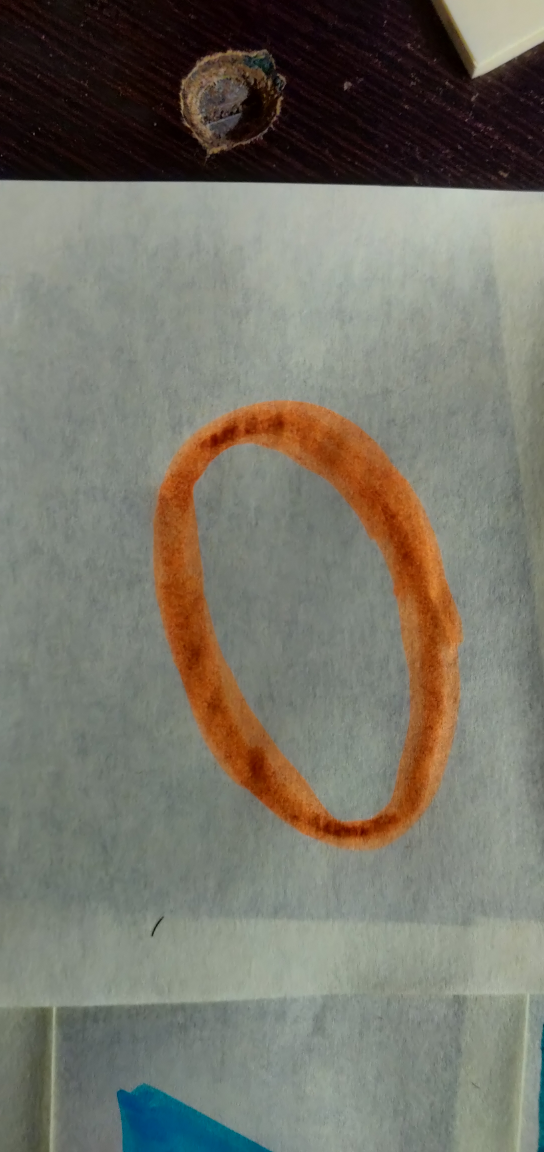
#> input picture negatives/IMG_20210818_214015.jpg, 2176 x 4608 px, given in place of the camera (shown at 1/4 size)
$ python bulker.py
#> lines starting #> are read from the running program, lines starting #| are printed output that depends on the picture; after the words box and inside, x2 and y2 are one past the last pixel; in counts of white or black regions, pixels touching at a corner belong together
import cv2 as cv

video = cv.VideoCapture(0)
bulker_cascade = cv.CascadeClassifier('/home/arpitjain/Desktop/Code/tabxolabs/Bulker_Positioning/bulker_cascade.xml')


while True:
    ret, frame = video.read()
#> frame is the input picture: shape (4608, 2176, 3); mean B, G, R 105.4, 116.6, 118.8
    # frame = cv.imread('/home/arpitjain/Desktop/Code/tabxolabs/Bulker_Positioning/positives/jrg67jh7.jpg')
    frame = cv.resize(frame, (700,500))
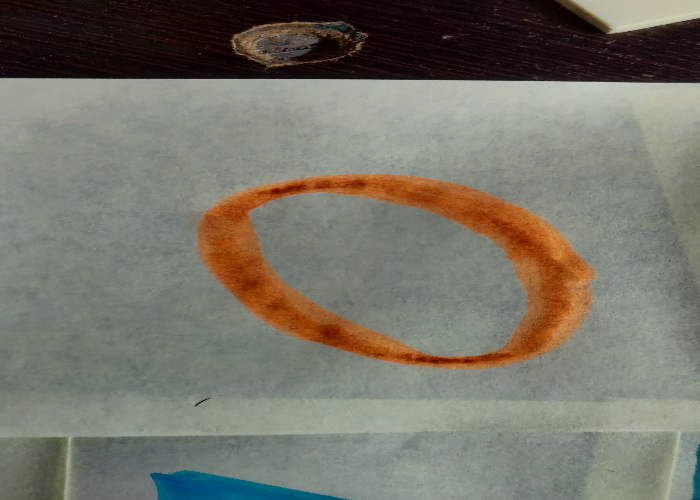
#> frame: shape (500, 700, 3); mean B, G, R 105.3, 116.5, 118.6
    frame_gray = cv.cvtColor(frame, cv.COLOR_BGR2GRAY)
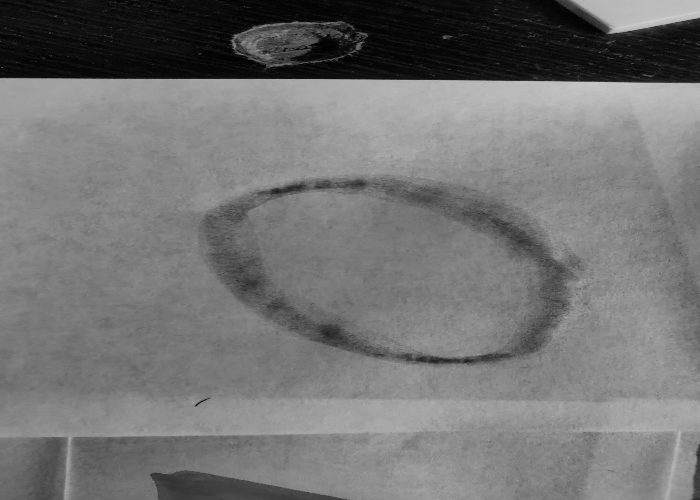
#> frame_gray: shape (500, 700); min 1, max 207, mean 115.9

    detections = bulker_cascade.detectMultiScale(frame_gray,
                                            scaleFactor=3,
                                            minNeighbors=10,
                                            minSize=(90,90),
                                            flags=cv.CASCADE_SCALE_IMAGE)
#> detections = ()

    # cv.rectangle(frame, (r_x,r_y), (r_w,r_h), (0,0,0), thickness=3)
    cv.circle(frame, (350,250), 150, (0,0,0), 4)
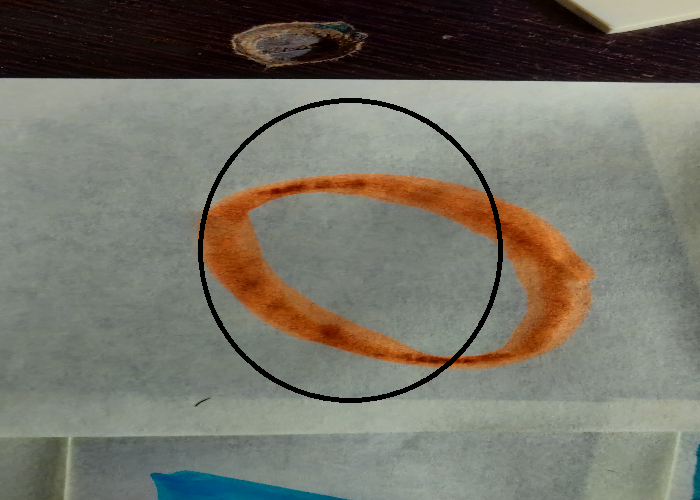
#> frame: shape (500, 700, 3); 1.32% of pixels changed, all inside (x1, y1, x2, y2) = (198, 98, 503, 403)


    if(len(detections) > 0):
        (t_x,t_y,t_w,t_h) = detections[0]
        if (t_x<=180) :
            cv.rectangle(frame, (t_x,t_y), (t_x+t_w,t_y+t_h), (0,0,255), thickness=3)
            cv.putText(frame, 'Move Forward', (250,80), cv.FONT_HERSHEY_COMPLEX, 1, (0,0,255), 2)
        elif ((t_x+t_w)>=520):
            cv.rectangle(frame, (t_x,t_y), (t_x+t_w,t_y+t_h), (0,0,255), thickness=3)
            cv.putText(frame, 'Move Backward', (250,80), cv.FONT_HERSHEY_COMPLEX, 1, (0,0,255), 2)
        else:
            cv.rectangle(frame, (t_x,t_y), (t_x+t_w,t_y+t_h), (0,255,0), thickness=3)
            cv.putText(frame, 'STOP!', (250,80), cv.FONT_HERSHEY_COMPLEX, 2, (0,0,255), 2)
        print(f'Number of faces detected = {len(detections)}')
    elif (len(detections) == 0):
        print('Number of faces detected = 0')


    cv.imshow('frame', frame)
    if cv.waitKey(10) & 0xFF==ord('q'):
#> (key q is pressed here)
        break


video.release()
cv.destroyAllWindows()

$ run again, on negatives/IMG_20210818_214019.jpg
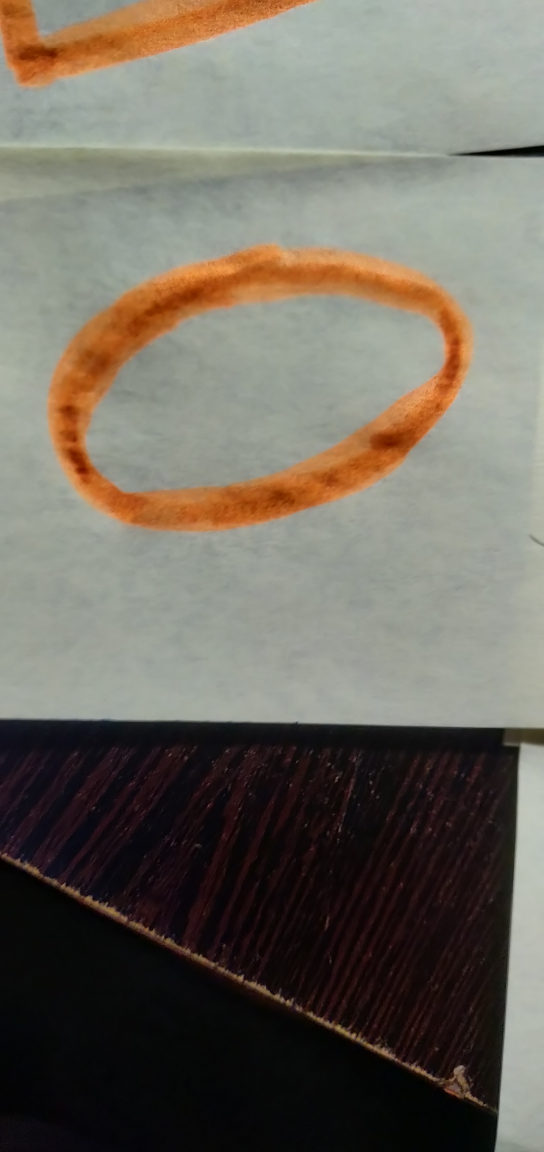
#> input picture negatives/IMG_20210818_214019.jpg, 2176 x 4608 px, given in place of the camera (shown at 1/4 size)
#> frame is the input picture: shape (4608, 2176, 3); mean B, G, R 95.7, 106.5, 112.3
#> `frame_gray = cv.cvtColor(frame, cv.COLOR_BGR2GRAY)`:
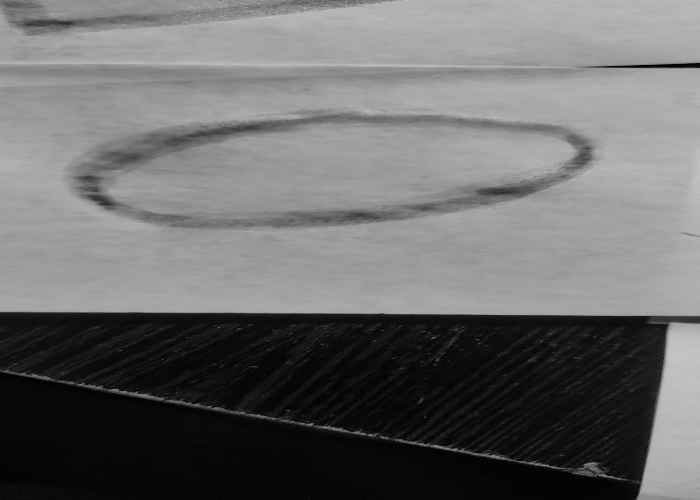
#> frame_gray: shape (500, 700); min 0, max 197, mean 106.9
#> detections = ()
#> `cv.circle(frame, (350,250), 150, (0,0,0), 4)`:
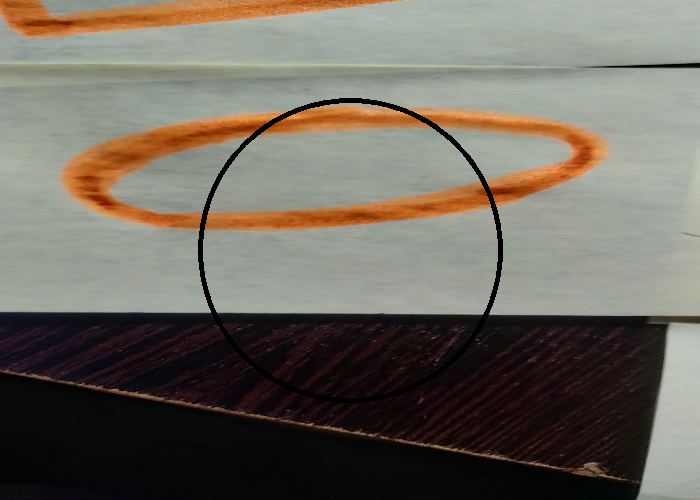
#> frame: shape (500, 700, 3); mean B, G, R 94.5, 105.1, 110.7

$ run again, on negatives/IMG_20210818_214025.jpg
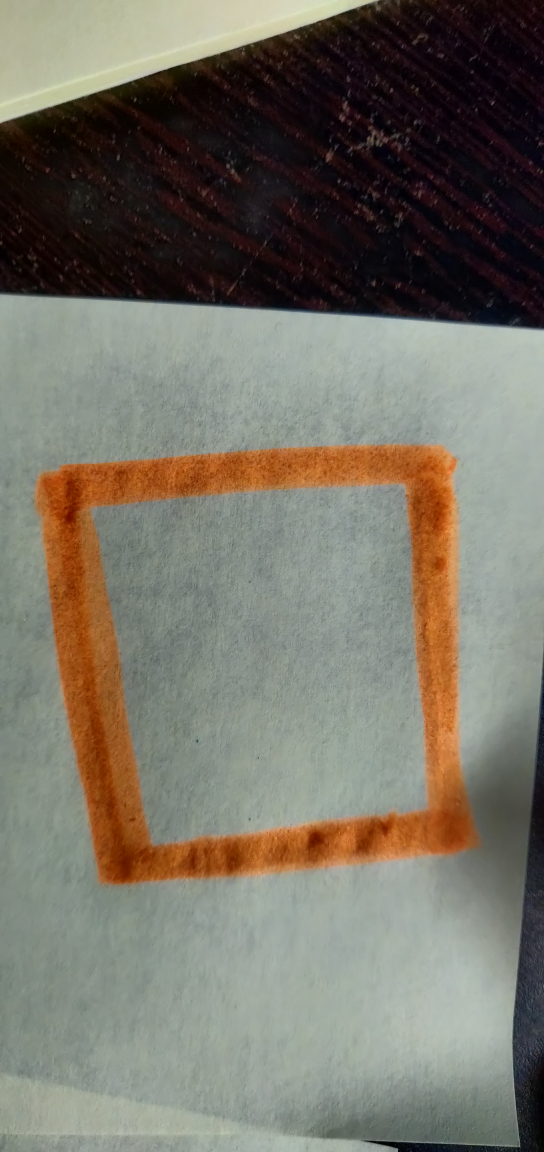
#> input picture negatives/IMG_20210818_214025.jpg, 2176 x 4608 px, given in place of the camera (shown at 1/4 size)
#> frame is the input picture: shape (4608, 2176, 3); mean B, G, R 102.3, 114.3, 118.7
#> `frame_gray = cv.cvtColor(frame, cv.COLOR_BGR2GRAY)`:
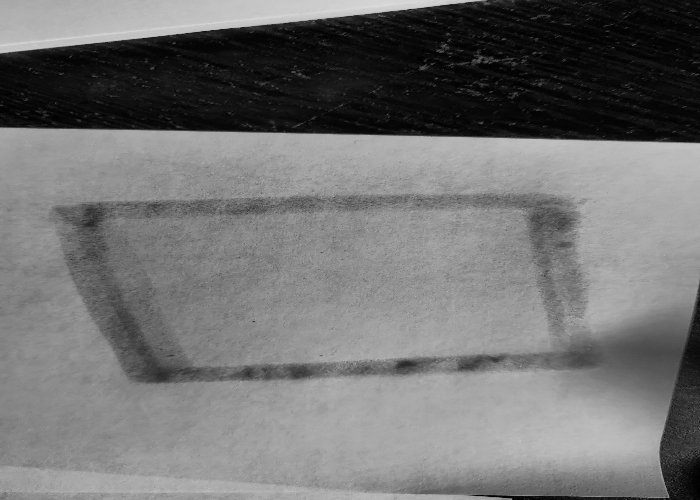
#> frame_gray: shape (500, 700); min 0, max 222, mean 114.1
#> detections = ()
#> `cv.circle(frame, (350,250), 150, (0,0,0), 4)`:
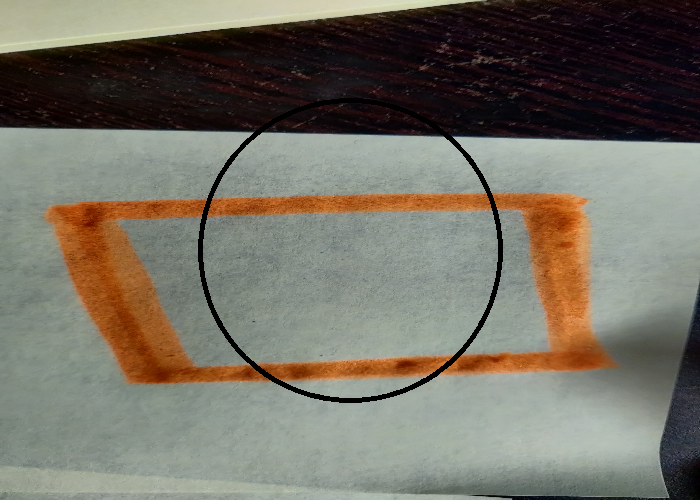
#> frame: shape (500, 700, 3); mean B, G, R 100.8, 112.6, 117

$ run again, on negatives/IMG_20210818_214040.jpg
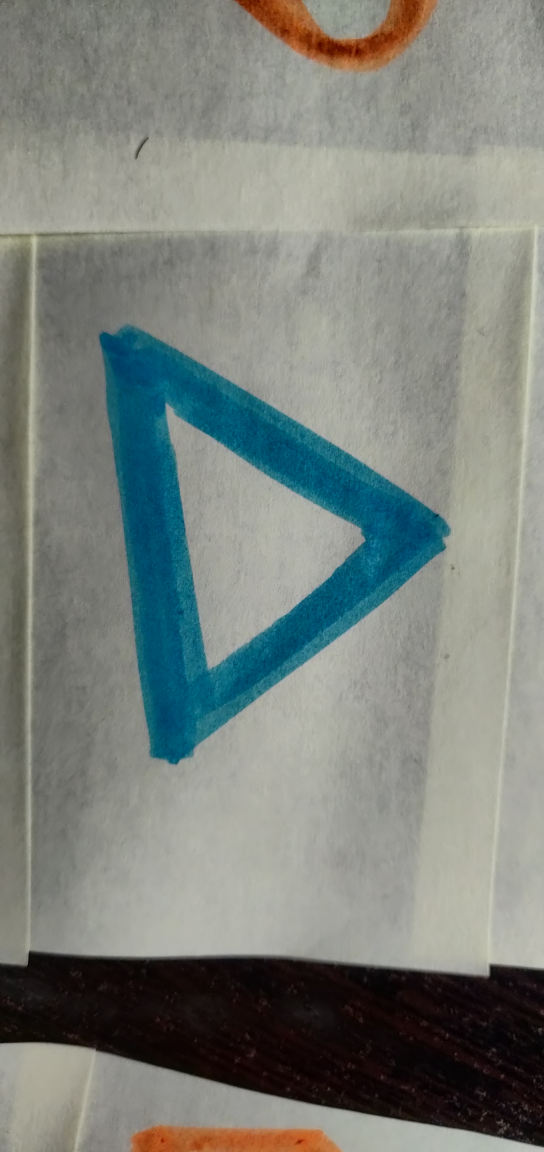
#> input picture negatives/IMG_20210818_214040.jpg, 2176 x 4608 px, given in place of the camera (shown at 1/4 size)
#> frame is the input picture: shape (4608, 2176, 3); mean B, G, R 123.7, 129.4, 123.5
#> `frame_gray = cv.cvtColor(frame, cv.COLOR_BGR2GRAY)`:
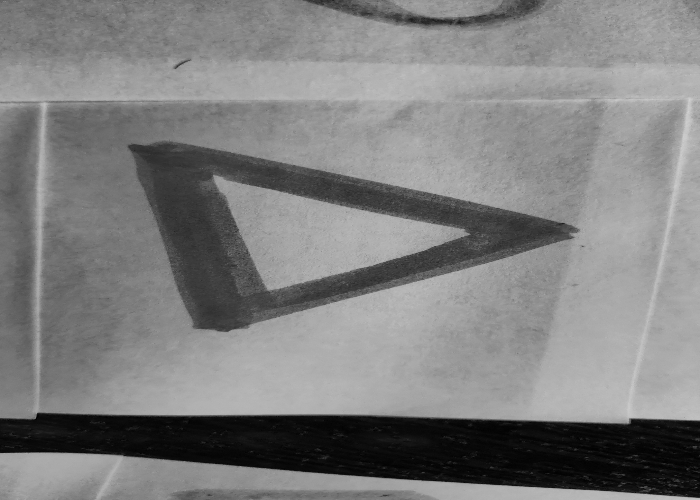
#> frame_gray: shape (500, 700); min 1, max 209, mean 126.9
#> detections = ()
#> `cv.circle(frame, (350,250), 150, (0,0,0), 4)`:
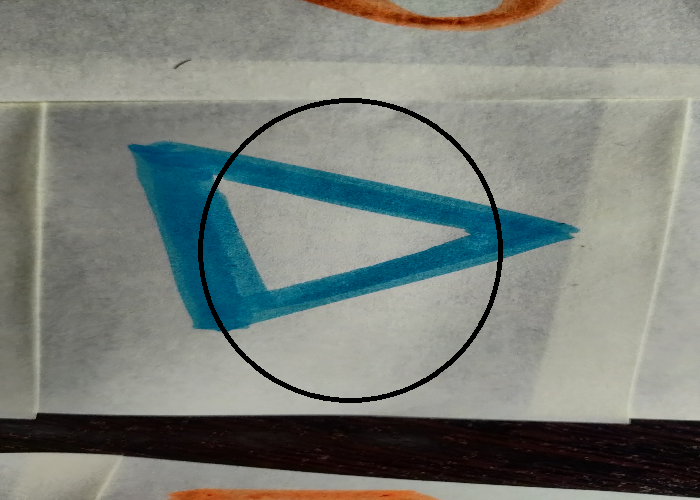
#> frame: shape (500, 700, 3); mean B, G, R 121.7, 127.4, 121.8
